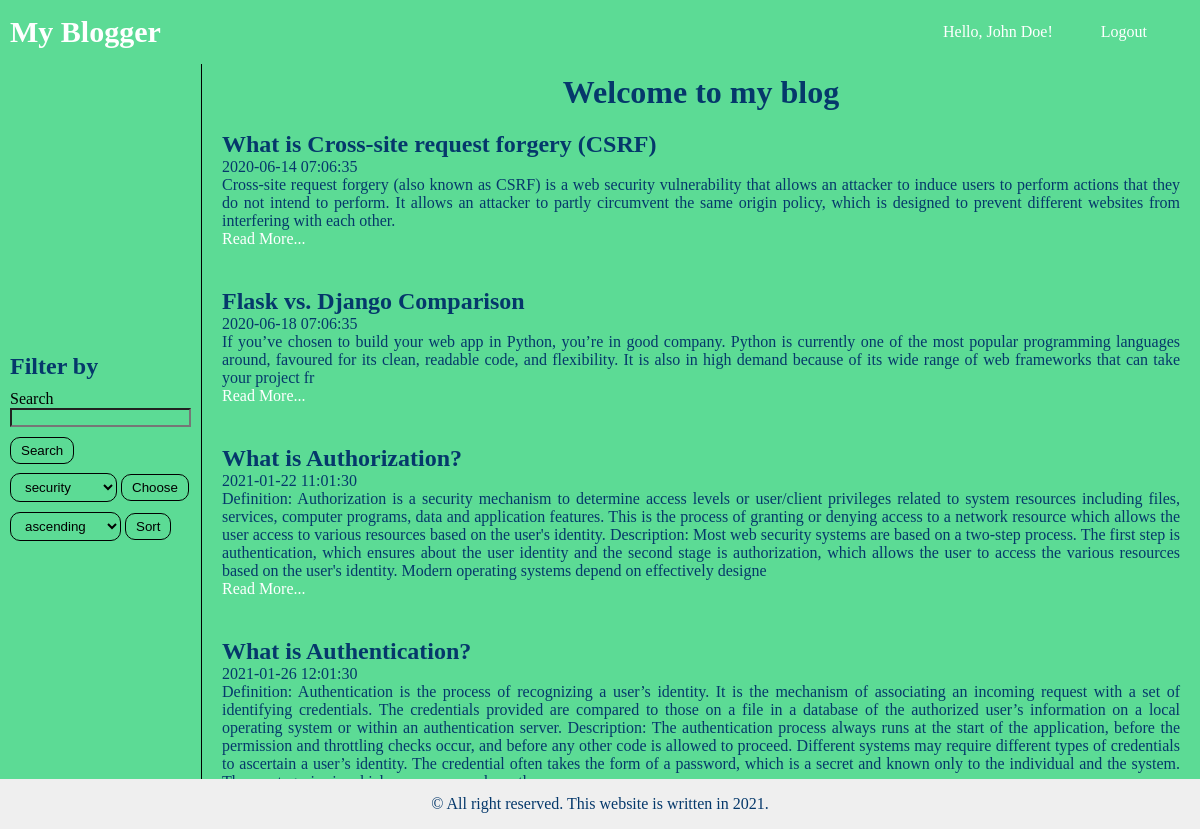
The app's page /index (signed in) with its own data.
### app/models.py (models this page shows, shortened)
class User(UserMixin, db.Model):
    id = db.Column(db.Integer, primary_key=True)
    firstname = db.Column(db.String(64))
    lastname = db.Column(db.String(64))
    email = db.Column(db.String(120), index=True, unique=True)
    password_hash = db.Column(db.String(128))
    comments = db.relationship('Comment', backref='user', lazy='joined')

class Post(db.Model):
    id = db.Column(db.Integer, primary_key=True)
    title = db.Column(db.String(50))
    body = db.Column(db.String(140))
    timestamp = db.Column(db.TIMESTAMP, index=True, default=datetime.now)
    tags = db.Column(db.String(50))
    comments = db.relationship('Comment', backref='post', lazy='joined')

### app/routes.py (the view)
@app.route('/')
@app.route('/index', methods=['GET', 'POST'])
def index():
    tags = []
    posts = Post.query.order_by(Post.timestamp.asc()).all()
    for post in posts:
        if post.tags not in tags:
            tags.append(post.tags)
    sort_by = request.form.get('sort_by')
    items_tag = request.form.get('tags')
    search = request.form.get('search') if request.form.get('search') else ''
    search = "%{}%".format(search)
    if sort_by == 'descending':
        posts = Post.query.order_by(Post.timestamp.desc()).all()
    elif items_tag is not None:
        posts = Post.query.filter_by(tags=items_tag).all()
    elif search != "%%":
        posts = Post.query.filter(func.lower(Post.title).like(func.lower(search))).all()
    app.logger.info(sort_by)
    app.logger.info(items_tag)
    app.logger.info(search)
    return render_template('index.html', title='Home Page', posts=posts, tags=tags)

### app/models.py (called while the page is built)
@login.user_loader
def load_user(id):
    return User.query.get(int(id))

### app/templates/index.html (shortened to what this page needs)
{% extends 'base.html' %}
{% block style %}
    <link rel="stylesheet" href="{{ url_for('static', filename='styles/index.css') }}">
{% endblock %}
{% block page_title %}
    <h1>Welcome to my blog</h1>
{% endblock %}
{% block sidebar %}
    <h2 style="margin-bottom: 10px;">Filter by</h2>
    <form action="{{ url_for('index') }}" method="post">
        <label for="search">Search</label>
        <input type="text" name="search">
        <button type="submit" style="margin-top: 10px;">Search</button>
    </form>
    <form action="{{ url_for('index') }}" method="post">
        <select name="tags" id="tags">
            {% for tag in tags %}
                <option value="{{ tag }}">{{ tag }}</option>
            {% endfor %}
        </select>
        <button type="submit" style="margin-top: 10px;">Choose</button>
    </form>
    <div class="filter">
        <form action="{{ url_for('index') }}" method="post">
            <select name="sort_by" id="sort_by">
                <option value="ascending">ascending</option>
            </select>
            <button type="submit">Sort</button>
        </form>
    </div>
{% endblock %}
{% block content %}
    {% for post in posts %}
        <div class="post">
            <h2>{{ post.title }}</h2>
            <p>{{ post.timestamp.strftime('%Y-%m-%d %H:%m:%S') }}</p>
            <p>{{ post.body[:-1000] }}</p>
            <a href="posts/{{ post.id }}">Read More...</a>
        </div>
    {% endfor %}
{% endblock %}

### app/templates/base.html (shortened to what this page needs)
<!DOCTYPE html>
<html lang="en">
<head>
    <link rel="stylesheet" href="{{ url_for('static', filename='styles/base.css') }}">
    {% block style %}
    {% endblock %}
</head>
<body>
{% block navbar %}
    <div class="navbar">
        <ul class="navbar-brand">
            <li><a href="{{ url_for('index') }}">My Blogger</a></li>
        </ul>
        <ul class="navbar-nav right">
            {% if current_user.is_anonymous %}
                <li>Hello, Guest!</li>
                <li><a href="{{ url_for('login') }}">Sign in</a></li>
                <li><a href="{{ url_for('register') }}">Register</a></li>
            {% else %}
                <li>Hello, {{ current_user.firstname | capitalize }} {{ current_user.lastname | capitalize }}!</li>
                <li><a href="{{ url_for('logout') }}">Logout</a></li>
            {% endif %}
        </ul>
    </div>
{% endblock %}
<div class="container">
    <div class="container-sidebar-content">
        <div class="sidebar">
            {% block sidebar %}
            {% endblock %}
        </div>
        <div class="content">
            {% block page_title %}
            {% endblock %}
            {% block content %}
            {% endblock %}
        </div>
    </div>
    {% block footer %}
        <footer>
            <p style="background-color: initial;">&copy All right reserved. This website is written in 2021.</p>
        </footer>
    {% endblock %}
</div>
</body>
</html>

### app/static/styles/base.css (style rules this page uses)
* { box-sizing: border-box; margin: 0; padding: 0; background-color: #5CDB95; }
html, body { height: 100%; }
h1 { text-align: center; margin-top: 10px; }
ul { list-style-type: none; }
.navbar { display: flex; flex-direction: row; justify-content: space-between; align-items: center; padding: 15px 5px; }
.navbar .navbar-nav { display: flex; flex-direction: row; justify-content: space-evenly; align-items: center; }
.navbar-brand li { margin-left: 5px; font-size: 30px; font-weight: bold; }
.navbar .navbar-nav.right { min-width: 300px; }
li, a { text-decoration: none; color: white; }
button, select, input[type="submit"] { padding: 5px 10px; border-radius: 10px; box-shadow: none; outline: none; cursor: pointer; border: 1px solid black; }
h1, h2, p { color: #05386B; }
.container { display: flex; flex-direction: column; align-items: center; justify-content: space-evenly; }
footer { position: absolute; right: 0; bottom: 0; left: 0; padding: 1rem; background-color: #efefef; text-align: center; }

### app/static/styles/index.css (style rules this page uses)
.content { display: flex; flex-direction: column; justify-content: center; align-items: center; max-width: 1000px; margin: 0 auto; border-left: 1px solid black; margin-left: 10px; }
.post { margin: 20px; }
.post p { text-align: justify; }
.filter { margin-top: 10px; }
.sidebar { display: flex; flex-direction: column; justify-content: center; align-items: start; margin-left: 10px; }
.container-sidebar-content { display: flex; align-items: center; justify-content: space-between; }

### records on screen
User: firstname "John", lastname "Doe"
Post: title "What is Cross-site request forgery (CSRF)", timestamp "2020-06-14 07:06:35", body "Cross-site request forgery (also known as CSRF) is a web security vulnerability that allows an attacker to induce users to perform actions that they do not intend to perform. It allows an attacker to partly circumvent the same origin policy, which is designed to prevent different websites from interfering with each other."
Post: title "Flask vs. Django Comparison", timestamp "2020-06-18 07:06:35", body "If you’ve chosen to build your web app in Python, you’re in good company. Python is currently one of the most popular programming languages around, favoured for its clean, readable code, and flexibility. It is also in high demand because of its wide range of web frameworks that can take your project fr"
Post: title "What is Authorization?", timestamp "2021-01-22 11:01:30", body "Definition: Authorization is a security mechanism to determine access levels or user/client privileges related to system resources including files, services, computer programs, data and application features. This is the process of granting or denying access to a network resource which allows the user access to various resources based on the user's identity. Description: Most web security systems are based on a two-step process. The first step is authentication, which ensures about the user identity and the second stage is authorization, which allows the user to access the various resources based on the user's identity. Modern operating systems depend on effectively designe"
Post: title "What is Authentication?", timestamp "2021-01-26 12:01:30", body "Definition: Authentication is the process of recognizing a user’s identity. It is the mechanism of associating an incoming request with a set of identifying credentials. The credentials provided are compared to those on a file in a database of the authorized user’s information on a local operating system or within an authentication server. Description: The authentication process always runs at the start of the application, before the permission and throttling checks occur, and before any other code is allowed to proceed. Different systems may require different types of credentials to ascertain a user’s identity. The credential often takes the form of a password, which is a secret and known…"

### other values on screen
form field tags "security"
